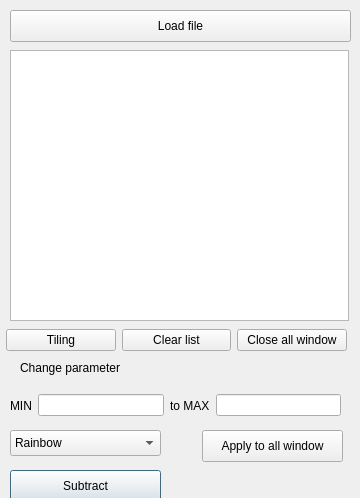
<?xml version="1.0" encoding="UTF-8"?>
<ui version="4.0">
 <class>LoadDataList</class>
 <widget class="QDialog" name="LoadDataList">
  <property name="geometry">
   <rect>
    <x>0</x>
    <y>0</y>
    <width>360</width>
    <height>498</height>
   </rect>
  </property>
  <property name="windowTitle">
   <string>Dialog</string>
  </property>
  <widget class="QListWidget" name="loadedDataList">
   <property name="geometry">
    <rect>
     <x>10</x>
     <y>50</y>
     <width>339</width>
     <height>271</height>
    </rect>
   </property>
  </widget>
  <widget class="QPushButton" name="loadFileButton">
   <property name="geometry">
    <rect>
     <x>10</x>
     <y>10</y>
     <width>341</width>
     <height>32</height>
    </rect>
   </property>
   <property name="text">
    <string>Load file</string>
   </property>
   <property name="autoDefault">
    <bool>false</bool>
   </property>
  </widget>
  <widget class="QPushButton" name="changeParameterButton">
   <property name="geometry">
    <rect>
     <x>202</x>
     <y>430</y>
     <width>141</width>
     <height>32</height>
    </rect>
   </property>
   <property name="text">
    <string>Apply to all window</string>
   </property>
   <property name="autoDefault">
    <bool>false</bool>
   </property>
  </widget>
  <widget class="QWidget" name="horizontalLayoutWidget">
   <property name="geometry">
    <rect>
     <x>10</x>
     <y>380</y>
     <width>331</width>
     <height>51</height>
    </rect>
   </property>
   <layout class="QHBoxLayout" name="horizontalLayout">
    <item>
     <widget class="QLabel" name="label">
      <property name="text">
       <string>MIN</string>
      </property>
     </widget>
    </item>
    <item>
     <widget class="QLineEdit" name="minT"/>
    </item>
    <item>
     <widget class="QLabel" name="label_2">
      <property name="text">
       <string>to MAX</string>
      </property>
     </widget>
    </item>
    <item>
     <widget class="QLineEdit" name="maxT"/>
    </item>
   </layout>
  </widget>
  <widget class="QLabel" name="label_3">
   <property name="geometry">
    <rect>
     <x>20</x>
     <y>360</y>
     <width>121</width>
     <height>16</height>
    </rect>
   </property>
   <property name="text">
    <string>Change parameter</string>
   </property>
  </widget>
  <widget class="QWidget" name="horizontalLayoutWidget_2">
   <property name="geometry">
    <rect>
     <x>6</x>
     <y>320</y>
     <width>341</width>
     <height>41</height>
    </rect>
   </property>
   <layout class="QHBoxLayout" name="horizontalLayout_2">
    <item>
     <widget class="QPushButton" name="tilingButton">
      <property name="text">
       <string>Tiling</string>
      </property>
      <property name="autoDefault">
       <bool>false</bool>
      </property>
     </widget>
    </item>
    <item>
     <widget class="QPushButton" name="clearListButton">
      <property name="text">
       <string>Clear list</string>
      </property>
      <property name="autoDefault">
       <bool>false</bool>
      </property>
     </widget>
    </item>
    <item>
     <widget class="QPushButton" name="closeAllButton">
      <property name="text">
       <string>Close all window</string>
      </property>
      <property name="autoDefault">
       <bool>false</bool>
      </property>
     </widget>
    </item>
   </layout>
  </widget>
  <widget class="QComboBox" name="changeColor">
   <property name="geometry">
    <rect>
     <x>10</x>
     <y>430</y>
     <width>151</width>
     <height>26</height>
    </rect>
   </property>
   <item>
    <property name="text">
     <string>Rainbow</string>
    </property>
   </item>
   <item>
    <property name="text">
     <string>Gray scale</string>
    </property>
   </item>
   <item>
    <property name="text">
     <string>Iron</string>
    </property>
   </item>
  </widget>
  <widget class="QPushButton" name="substract">
   <property name="geometry">
    <rect>
     <x>10</x>
     <y>470</y>
     <width>151</width>
     <height>32</height>
    </rect>
   </property>
   <property name="text">
    <string>Subtract</string>
   </property>
  </widget>
 </widget>
 <tabstops>
  <tabstop>loadFileButton</tabstop>
  <tabstop>loadedDataList</tabstop>
  <tabstop>tilingButton</tabstop>
  <tabstop>clearListButton</tabstop>
  <tabstop>closeAllButton</tabstop>
  <tabstop>minT</tabstop>
  <tabstop>maxT</tabstop>
  <tabstop>changeColor</tabstop>
  <tabstop>changeParameterButton</tabstop>
  <tabstop>substract</tabstop>
 </tabstops>
 <resources/>
 <connections/>
</ui>
